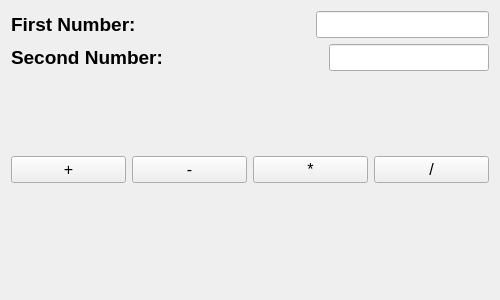
<?xml version="1.0" encoding="UTF-8"?>
<ui version="4.0">
 <class>Form</class>
 <widget class="QWidget" name="Form">
  <property name="geometry">
   <rect>
    <x>0</x>
    <y>0</y>
    <width>500</width>
    <height>300</height>
   </rect>
  </property>
  <property name="windowTitle">
   <string>Form</string>
  </property>
  <layout class="QVBoxLayout" name="verticalLayout">
   <item>
    <layout class="QHBoxLayout" name="horizontalLayout">
     <item>
      <widget class="QLabel" name="label">
       <property name="font">
        <font>
         <pointsize>14</pointsize>
         <bold>true</bold>
        </font>
       </property>
       <property name="text">
        <string>First Number:</string>
       </property>
      </widget>
     </item>
     <item>
      <spacer name="horizontalSpacer">
       <property name="orientation">
        <enum>Qt::Horizontal</enum>
       </property>
       <property name="sizeHint" stdset="0">
        <size>
         <width>40</width>
         <height>20</height>
        </size>
       </property>
      </spacer>
     </item>
     <item>
      <widget class="QLineEdit" name="lineEdit_first">
       <property name="font">
        <font>
         <pointsize>12</pointsize>
        </font>
       </property>
       <property name="placeholderText">
        <string/>
       </property>
      </widget>
     </item>
    </layout>
   </item>
   <item>
    <layout class="QHBoxLayout" name="horizontalLayout_2">
     <item>
      <widget class="QLabel" name="label_2">
       <property name="font">
        <font>
         <pointsize>14</pointsize>
         <bold>true</bold>
        </font>
       </property>
       <property name="text">
        <string>Second Number:</string>
       </property>
      </widget>
     </item>
     <item>
      <spacer name="horizontalSpacer_2">
       <property name="orientation">
        <enum>Qt::Horizontal</enum>
       </property>
       <property name="sizeHint" stdset="0">
        <size>
         <width>40</width>
         <height>20</height>
        </size>
       </property>
      </spacer>
     </item>
     <item>
      <widget class="QLineEdit" name="lineEdit_second">
       <property name="font">
        <font>
         <pointsize>12</pointsize>
        </font>
       </property>
       <property name="placeholderText">
        <string/>
       </property>
      </widget>
     </item>
    </layout>
   </item>
   <item>
    <spacer name="verticalSpacer">
     <property name="orientation">
      <enum>Qt::Vertical</enum>
     </property>
     <property name="sizeHint" stdset="0">
      <size>
       <width>20</width>
       <height>40</height>
      </size>
     </property>
    </spacer>
   </item>
   <item>
    <layout class="QHBoxLayout" name="horizontalLayout_3">
     <item>
      <widget class="QPushButton" name="pushButtonAdd">
       <property name="font">
        <font>
         <pointsize>12</pointsize>
        </font>
       </property>
       <property name="text">
        <string>+</string>
       </property>
      </widget>
     </item>
     <item>
      <widget class="QPushButton" name="pushButtonSub">
       <property name="font">
        <font>
         <pointsize>12</pointsize>
        </font>
       </property>
       <property name="text">
        <string>-</string>
       </property>
      </widget>
     </item>
     <item>
      <widget class="QPushButton" name="pushButtonMult">
       <property name="font">
        <font>
         <pointsize>12</pointsize>
        </font>
       </property>
       <property name="text">
        <string>*</string>
       </property>
      </widget>
     </item>
     <item>
      <widget class="QPushButton" name="pushButtonDiv">
       <property name="font">
        <font>
         <pointsize>12</pointsize>
        </font>
       </property>
       <property name="text">
        <string>/</string>
       </property>
      </widget>
     </item>
    </layout>
   </item>
   <item>
    <spacer name="verticalSpacer_2">
     <property name="orientation">
      <enum>Qt::Vertical</enum>
     </property>
     <property name="sizeHint" stdset="0">
      <size>
       <width>20</width>
       <height>40</height>
      </size>
     </property>
    </spacer>
   </item>
   <item>
    <widget class="QLabel" name="label_result">
     <property name="font">
      <font>
       <pointsize>14</pointsize>
       <bold>true</bold>
      </font>
     </property>
     <property name="styleSheet">
      <string notr="true">QLabel {
color: green
}</string>
     </property>
     <property name="text">
      <string/>
     </property>
    </widget>
   </item>
  </layout>
 </widget>
 <resources/>
 <connections/>
</ui>
